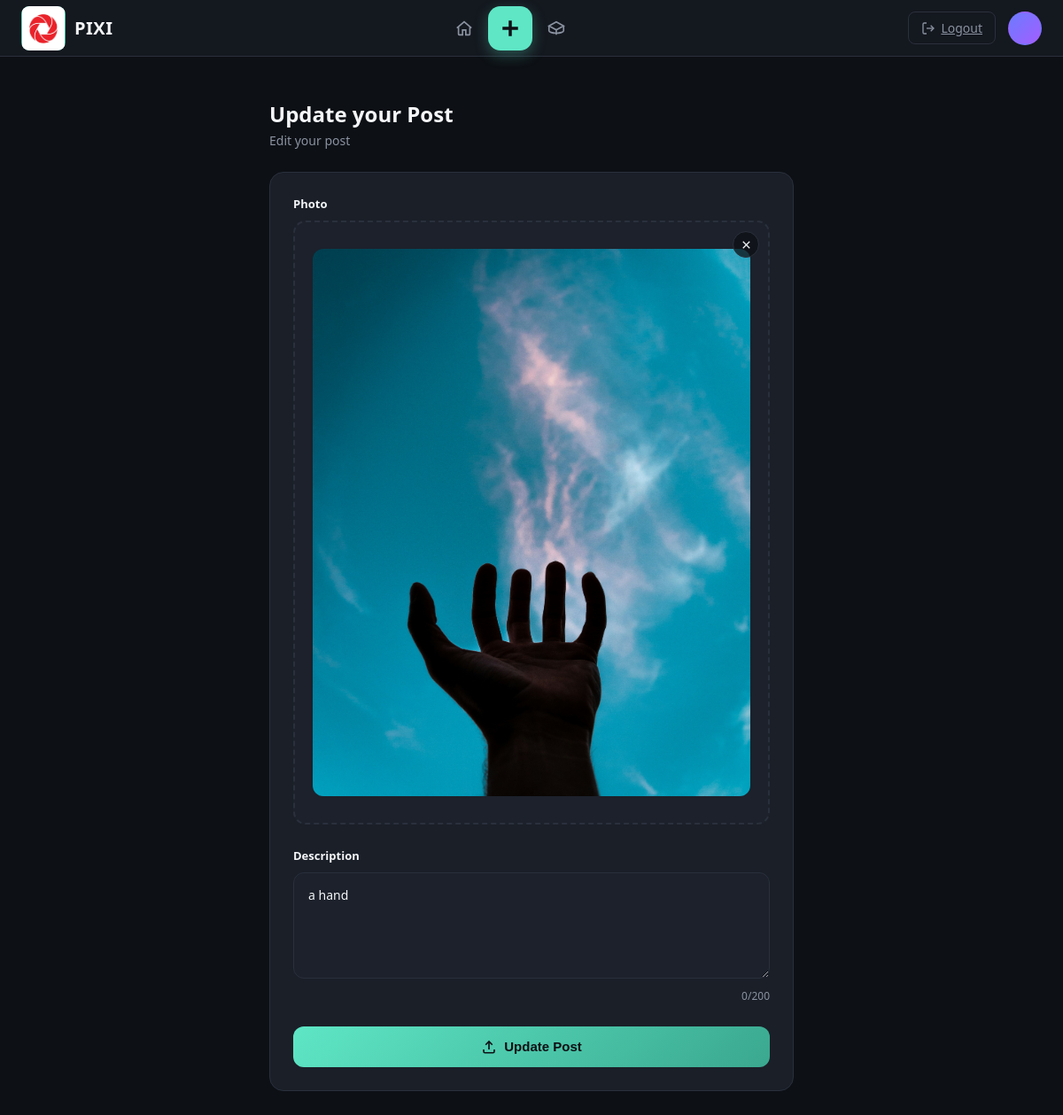
The page /update_post/3/ on the database its author committed.
### mini_media/models.py (models this page shows, shortened)
class post(models.Model):
    user=models.ForeignKey(
        User,
        on_delete=models.CASCADE,
        related_name='posts'
    )
    image=models.ImageField(upload_to='posts/')
    description=models.CharField(max_length=200)
    created_at=models.DateTimeField(auto_now_add=True)

### mini_media/views.py (the view, shortened to what this page needs)
# urls.py: path('update_post/<int:post_id>/', views.update_post, name='update_post'),
def update_post(request,post_id):
    selected_post=get_object_or_404(post,id=post_id)
    context={'post':selected_post}
    return render(request, 'mini_media/create_post.html', context)

### mini_media/templates/mini_media/create_post.html (shortened to what this page needs)
{% extends 'mini_media/main.html'%}
{% load static %}
{% block content %}
<link rel="stylesheet" href="{% static 'css/create_post.css' %}">
<body>
<main class="page-wrap">
{% if post %}
  <h1 class="page-title">Update your Post</h1>
  <p class="page-subtitle">Edit your post</p>
{% else %}
  <h1 class="page-title">Create New Post</h1>
  <p class="page-subtitle">Share a photo with your followers.</p>
{% endif %}
  <form class="form-card" id="postForm" method="POST" enctype="multipart/form-data">
    <label class="field-label">Photo</label>
    <div class="dropzone" id="dropzone">
      <button type="button" class="remove-img-btn" id="removeImgBtn" aria-label="Remove image">
        <svg viewBox="0 0 24 24"><path d="M18 6 6 18"/><path d="M6 6l12 12"/></svg>
      </button>
      {% if post and post.image%}
        <img class="preview-img"
        id="previewImg"
        src="{{post.image.url}}"
        alt="Preview">
      {%else%}
        <img class="preview-img"
        id="previewImg"
        alt="Preview">
      {%endif%}
    </div>
    <div class="field-group">
      <label class="field-label" for="descriptionInput">Description</label>
      <textarea class="description-input" id="descriptionInput" name="description" maxlength="200" placeholder="Write a caption for your post...">{{post.description|default:''}}</textarea>
      <div class="char-count"><span id="charCount">0</span>/200</div>
    </div>
    {% if post %}
    <button type="submit" class="upload-btn">
      <svg viewBox="0 0 24 24"><path d="M12 16V4"/><path d="M7 9l5-5 5 5"/><path d="M4 16v3a2 2 0 0 0 2 2h12a2 2 0 0 0 2-2v-3"/></svg>
      Update Post
    </button>
    {%else%}
    <button type="submit" class="upload-btn">
      <svg viewBox="0 0 24 24"><path d="M12 16V4"/><path d="M7 9l5-5 5 5"/><path d="M4 16v3a2 2 0 0 0 2 2h12a2 2 0 0 0 2-2v-3"/></svg>
      Upload Post
    </button>
    {% endif %}
  </form>
</main>
{% endblock %}

### mini_media/static/css/navbar.css (style rules this page uses)
:root { --bg-navy: #14181f; --bg-navy-soft: #1c212b; --ink-white: #f4f6f8; --ink-dim: #8b93a1; --accent: #5ee6c5; --accent-soft: rgba(94, 230, 197, 0.14); --border: #2a303c; --danger: #ff6b6b; }
* { box-sizing: border-box; }

### mini_media/static/css/create_post.css (style rules this page uses)
:root { --bg-navy: #14181f; --bg-navy-soft: #1c212b; --bg-card: #1a1f28; --ink-white: #f4f6f8; --ink-dim: #8b93a1; --accent: #5ee6c5; --accent-soft: rgba(94, 230, 197, 0.14); --blue: #6c9bff; --blue-soft: rgba(108, 155, 255, 0.14); --border: #2a303c; --danger: #ff6b6b; --danger-soft: rgba(255, 107, 107, 0.12); }
* { box-sizing: border-box; }
body { margin: 0; font-family: 'Segoe UI', -apple-system, BlinkMacSystemFont, sans-serif; background: #0d1015; color: var(--ink-white); }
.page-wrap { max-width: 640px; margin: 0 auto; padding: 48px 24px 60px; }
.page-title { font-size: 24px; font-weight: 700; margin: 0 0 4px; }
.page-subtitle { color: var(--ink-dim); font-size: 14px; margin: 0 0 26px; }
.form-card { background: var(--bg-card); border: 1px solid var(--border); border-radius: 16px; padding: 26px; }
.field-label { display: block; font-size: 13px; font-weight: 600; color: var(--ink-white); margin-bottom: 10px; }
.dropzone { position: relative; border: 2px dashed var(--border); border-radius: 14px; background: var(--bg-navy-soft); min-height: 240px; display: flex; flex-direction: column; align-items: center; justify-content: center; text-align: center; padding: 30px 20px; cursor: pointer; transition: border-color 0.2s ease, background 0.2s ease; overflow: hidden; margin-bottom: 26px; }
.preview-img { display: none; max-width: 100%; max-height: 100%; width: 100%; height: 100%; object-fit: cover; border-radius: 12px; }
.dropzone.has-image .preview-img { display: block; }
.remove-img-btn { display: none; position: absolute; top: 10px; right: 10px; width: 30px; height: 30px; border-radius: 50%; background: rgba(13, 16, 21, 0.75); border: 1px solid var(--border); color: var(--ink-white); align-items: center; justify-content: center; cursor: pointer; z-index: 2; }
.dropzone.has-image .remove-img-btn { display: flex; }
.remove-img-btn svg { width: 15px; height: 15px; stroke: currentColor; fill: none; stroke-width: 2; }
.field-group { margin-bottom: 26px; }
textarea.description-input { width: 100%; min-height: 120px; resize: vertical; background: var(--bg-navy-soft); border: 1px solid var(--border); border-radius: 12px; color: var(--ink-white); font-family: inherit; font-size: 14px; padding: 14px 16px; line-height: 1.5; outline: none; transition: border-color 0.2s ease; }
textarea.description-input::placeholder { color: var(--ink-dim); }
.char-count { text-align: right; font-size: 12px; color: var(--ink-dim); margin-top: 6px; }
.upload-btn { width: 100%; display: flex; align-items: center; justify-content: center; gap: 8px; background: linear-gradient(135deg, var(--accent), #3aa88f); color: #0d1015; border: none; border-radius: 12px; padding: 14px 0; font-size: 15px; font-weight: 700; cursor: pointer; transition: transform 0.15s ease, opacity 0.15s ease; }
.upload-btn svg { width: 18px; height: 18px; stroke: currentColor; fill: none; stroke-width: 2.2; }

### rows shown on the page
post: image (picture), description "a hand"
